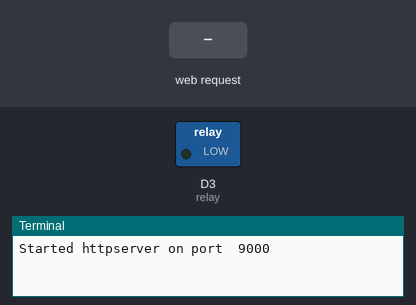
Simulated run of this program. Board: Raspberry Pi (BCM pin numbers) with a GrovePi and a Grove Base HAT. Shown: switched loads named in the program (green lamp = pin HIGH), the last lines printed to the terminal. The test bench sets the inputs (shaded band).

Above: at 1.2 s.
1.3 s: HTTP request for / received
At 2.1 s:
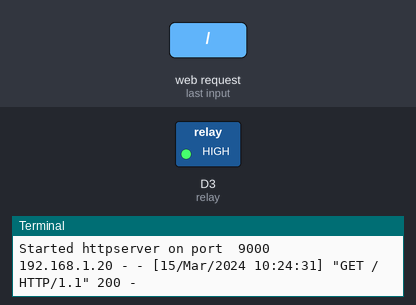
Timing chart, 0 to 4.3 s (numbered marks = the images above; inputs shaded):
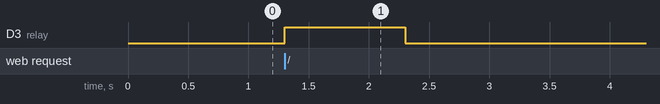

Measured:
- after the input at 1.3 s, D3 (relay): LOW → HIGH at once, → LOW 1.0 s later

The program:

relay.py
```python
import time
import grovepi

# Connect the Grove Relay to digital port D4
# SIG,NC,VCC,GND
relay = 3

grovepi.pinMode(relay, "OUTPUT")

from BaseHTTPServer import BaseHTTPRequestHandler,HTTPServer

PORT_NUMBER = 9000

#This class will handles any incoming request from
#the browser
class myHandler(BaseHTTPRequestHandler):

	#Handler for the GET requests
	def do_GET(self):
		self.send_response(200)
		self.send_header('Content-type', 'application/json')
		self.end_headers()
		# Send the html message
		self.wfile.write('{ }')

		grovepi.digitalWrite(relay, 1)
		time.sleep(1)
		grovepi.digitalWrite(relay, 0)
		grovepi.pinMode(relay, "OUTPUT")

		return

try:
	#Create a web server and define the handler to manage the
	#incoming request
	server = HTTPServer(('', PORT_NUMBER), myHandler)
	print 'Started httpserver on port ' , PORT_NUMBER

	#Wait forever for incoming htto requests
	server.serve_forever()

except KeyboardInterrupt:
	print '^C received, shutting down the web server'
	server.socket.close()
```
